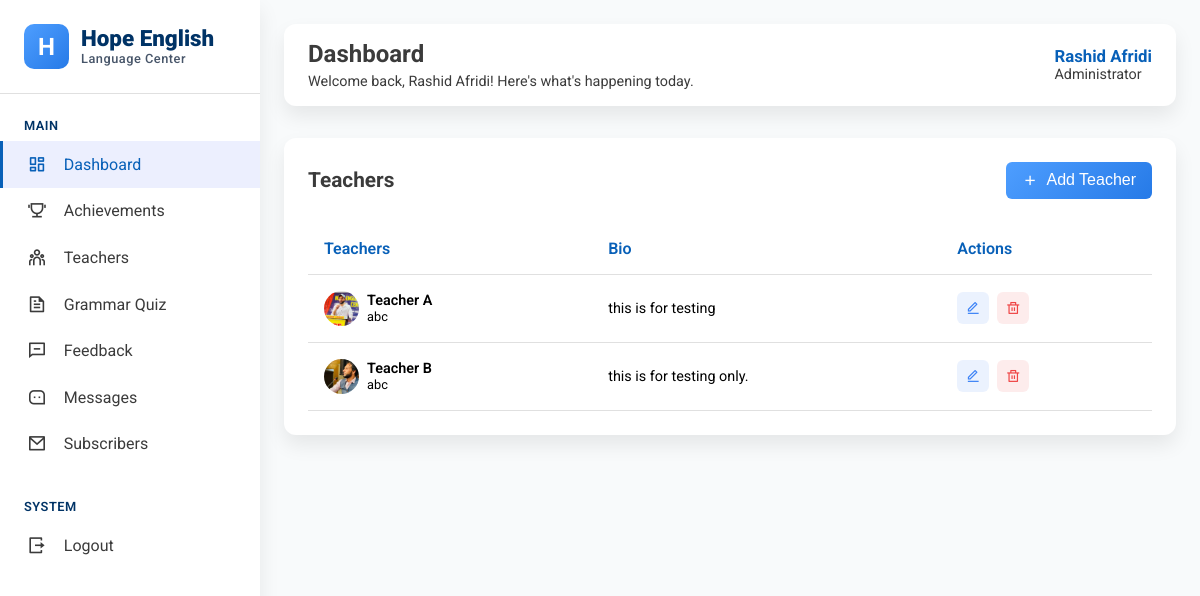
Screenshot of /admin/teachers.php (signed in) with the database file from the repository.
### tables this page shows
CREATE TABLE `teachers` (
  `id` int(11) NOT NULL,
  `name` varchar(100) NOT NULL,
  `designation` varchar(100) NOT NULL,
  `bio` text DEFAULT NULL,
  `image_url` varchar(255) DEFAULT NULL,
  `created_at` timestamp NOT NULL DEFAULT current_timestamp()
);

### admin/teachers.php (the view, shortened to what this page needs)
<!doctype html>
<html lang="en">
<head>
  <link
    href="https://cdn.jsdelivr.net/npm/remixicon@4.5.0/fonts/remixicon.css"
    rel="stylesheet" />
  <link rel="stylesheet" href="../assets/css/admin.css" />
</head>
<body>
  <?php
  include 'assets/components/sidebar.php'
  ?>
  <main class="main-content">
    <?php
    include 'assets/components/navbar.php'
    ?>
    <div class="content-grid">
      <div class="left-column">
        <div class="content-card">
          <div class="card-header">
            <h3>Teachers</h3>
            <div class="card-actions">
              <button class="btn" id="add">
                <i class="ri-add-line"></i>
                <span>Add Teacher</span>
              </button>
            </div>
          </div>
          <div class="table-container" style="overflow-x: scroll">
            <?php
            include 'config.php';
            $sql = "SELECT * FROM teachers";
            $result = mysqli_query($connect, $sql);
            if (mysqli_num_rows($result)) {
            ?>
              <table>
                <thead>
                  <tr>
                    <th>Teachers</th>
                    <th>Bio</th>
                    <th>Actions</th>
                  </tr>
                </thead>
                <tbody> <?php
                        while ($row = mysqli_fetch_assoc($result)) {
                        ?>
                    <tr>
                      <td>
                        <div
                          style="display: flex; align-items: center; gap: 0.5rem">
                          <div
                            style="
                            width: 35px;
                            height: 35px;
                            border-radius: 50%;
                            overflow: hidden;
                          ">
                            <img
                              src=" <?= $row['image_url'] ?>"
                              alt="Student"
                              style="width: 100%; height: 100%; object-fit: cover" />
                          </div>
                          <div>
                            <div style="font-weight: 600"> <?= $row['name'] ?> </div>
                            <div style="font-size: 0.8rem">
                              <?= $row['designation'] ?>
                            </div>
                          </div>
                        </div>
                      </td>
                      <td>
                        <?= $row['bio'] ?>
                      </td>
                      <td>
                        <div class="action-buttons">
                          <a href="updateTeacher.php?id=<?php echo $row['id']; ?>" class="action-btn edit" id="update-btn">
                            <i class="ri-edit-line"></i>
                          </a>
                          <a
                            href="deleteTeacher.php?id=<?php echo $row['id'] ?>"
                            class="action-btn delete"
                            onclick="return confirm('Do you want to remove this teacher?')">
                            <i class="ri-delete-bin-line"></i>
                          </a>
                        </div>
                      </td>
                    </tr>
                  <?php
                        }
                  ?>
                </tbody>
              </table>
            <?php
            }
            ?>
          </div>
        </div>
      </div>
    </div>
  </main>
</html>
</body>

### assets/css/admin.css (style rules this page uses)
:root { --text-color-d: #3b3b3b; --txt-color-l: #ffff; --txt-hover-color: #0860b8; --txt-color2: #003366; --txt-color-xl: #475569; --btn-color: linear-gradient(135deg, #4e9eff, #267ae7); --btn-hover-color: linear-gradient(135deg, #5ca7ff, #3c85e0); --bg-color-l: #E0E0E0; --bg-color-d: #F8FAFB; --box-shadow: 0 10px 20px rgba(0, 0, 0, 0.08); --roboto: "Roboto", sans-serif; --satisfy-font: "Satisfy", cursive; }
* { padding: 0; margin: 0; box-sizing: border-box; }
body { min-height: 100vh; width: 100%; display: flex; font-family: var(--roboto); background: var(--bg-color-d); overflow-x: hidden; }
.main-content { flex: 1; margin-left: 260px; padding: 1.5rem; transition: all 0.3s ease; }
.content-grid { display: grid; grid-template-columns: 1fr; gap: 1.5rem; }
.content-grid .content-card { background: #fff; border-radius: 12px; padding: 1.5rem; box-shadow: var(--box-shadow); margin-bottom: 1.5rem; }
.content-grid .card-header { display: flex; justify-content: space-between; align-items: center; margin-bottom: 1.5rem; }
.content-grid .card-header h3 { font-size: 1.3rem; color: var(--text-color-d); }
.content-grid .card-actions { display: flex; gap: 0.5rem; }
.content-grid .btn { padding: 0.6rem 1rem; border: none; border-radius: 6px; font-size: 0.9rem; cursor: pointer; transition: all 0.3s ease; display: flex; align-items: center; gap: 0.5rem; background: var(--btn-color); color: var(--txt-color-l); font-size: 1rem; }
.content-grid .table-container { overflow-x: auto; }
.content-grid table { width: 100%; border-collapse: collapse; min-width: 600px; overflow-x: auto; }
.content-grid th, .content-grid td { padding: 1rem; text-align: left; border-bottom: 1px solid #E0E0E0; }
.content-grid th { color: var(--txt-hover-color); font-weight: 600; font-size: 1rem; }
.content-grid td { font-size: 0.9rem; }
.content-grid .action-buttons { display: flex; gap: 0.5rem; }
.content-grid .action-btn { width: 32px; height: 32px; text-decoration: none; border-radius: 6px; display: flex; align-items: center; justify-content: center; cursor: pointer; transition: all 0.3s ease; }
.content-grid .action-btn.edit { background: rgba(59, 130, 246, 0.1); color: #3b82f6; }
.content-grid .action-btn.delete { background: rgba(239, 68, 68, 0.1); color: #ef4444; }

### rows the page displays
teachers: image_url (picture), name "Teacher A", designation "abc", bio "this is for testing"
teachers: image_url (picture), name "Teacher B", designation "abc", bio "this is for testing only."

### other values shown
$_SESSION['admin_name'] "Rashid Afridi"
